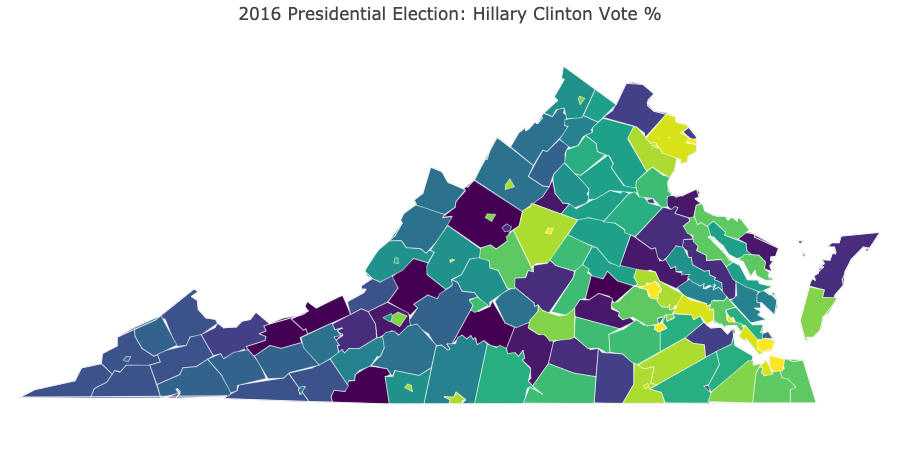

This chart was generated by the following Python code:
# GOAL: Plot General Election results by county in Virginia
# Data available from MIT Election Lab ("https://electionlab.mit.edu/data#data")

# ---------------------- IMPORTS ---------------------- #
import pandas as pd
import numpy as np
import matplotlib.pyplot as plt
import seaborn as sns
import os

here = os.getcwd()

# Specific to my local directory hierarchies
os.chdir("..")
os.chdir("04_Data")
os.chdir("dataverse_files")
data = pd.read_csv("countypres_2000-2016.csv")
os.chdir(here)


# ---------------------- CLEANING ---------------------- #

# Filter out only data from Virginia in 2016 and remove extraneous index information
VA16 = data[data["year"] == 2016]
VA16 = VA16[VA16["state"] == "Virginia"]
VA16.reset_index(inplace=True)
VA16.drop("index", axis=1, inplace=True)

# Calculate % of vote share per candidate per county
for index, val in enumerate(VA16["candidatevotes"]):

    tot = VA16["totalvotes"][index]

    VA16.loc[index, "vote_share"] = (val / tot)

# Look at Clinton vote share only
VA16 = VA16[VA16["candidate"] == "Hillary Clinton"]

# ---------------------- PLOTTING ---------------------- #

# NOTE: Best to run this in Jupyter to properly visualize the plot ... tough to export static images with Plotly

import plotly.figure_factory as ff

values = VA16["vote_share"]
fips = VA16["FIPS"]

fig = ff.create_choropleth(fips=fips, values=values,
                           scope=["Virginia"], county_outline={'color': 'rgb(255,255,255)', 'width': 0.5},
                          exponent_format=True, round_legend_values=True,
                          title="2016 Presidential Election: Hillary Clinton Vote %")

fig.layout.template = None
fig.update_layout(showlegend=False)
fig.show()
